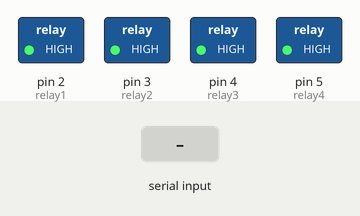
This sketch was run on a simulated Arduino Uno, built with avr-gcc and run on an emulated ATmega328P. Shown: switched loads named in the sketch (green lamp = pin HIGH). The test bench sets the inputs (shaded band). What the sketch prints to the serial monitor is not drawn.

Above: at 1.2 s.
1.3 s: "one_on" received over Serial
At 2.7 s:
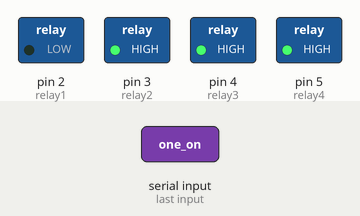
3.8 s: "two_on" received over Serial
At 5.8 s:
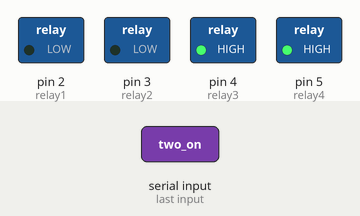
6.3 s: "one_off" received over Serial
At 7.8 s:
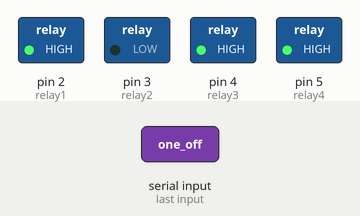
8.8 s: "three_on" received over Serial
At 11.0 s:
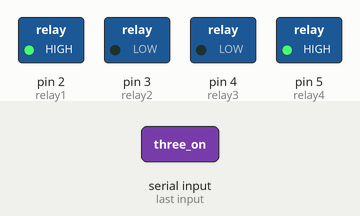
11.3 s: "two_off" received over Serial
At 12.8 s:
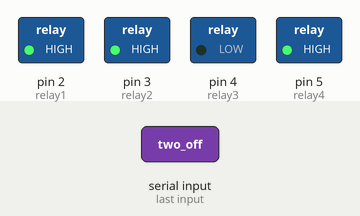
13.8 s: "four_on" received over Serial
At 15.9 s:
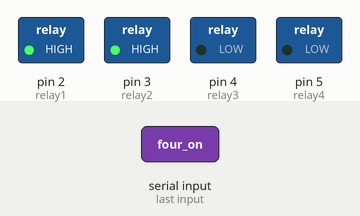
Timing chart, 0 to 17.3 s (numbered marks = the images above; inputs shaded):
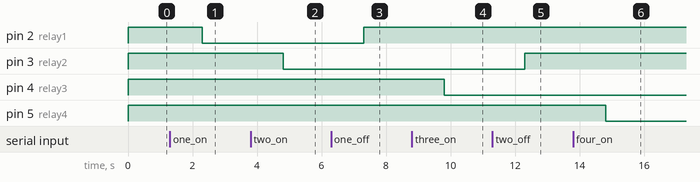

Measured:
- after the input at 1.3 s, pin 2 (relay1): HIGH → LOW after 1.0 s
- after the input at 3.8 s, pin 3 (relay2): HIGH → LOW after 1.0 s
- after the input at 6.3 s, pin 2 (relay1): LOW → HIGH after 1.0 s
- after the input at 8.8 s, pin 4 (relay3): HIGH → LOW after 1.0 s
- after the input at 11.3 s, pin 3 (relay2): LOW → HIGH after 1.0 s
- after the input at 13.8 s, pin 5 (relay4): HIGH → LOW after 1.0 s

The sketch:

Relay.ino
```cpp
int relay1 = 2;
int relay2 = 3;
int relay3 = 4;
int relay4 = 5;

void setup()
{
  Serial.begin(9600);
  pinMode(relay1,OUTPUT);
  pinMode(relay2,OUTPUT);
  pinMode(relay3,OUTPUT);
  pinMode(relay4,OUTPUT);
  digitalWrite(relay1, HIGH);
  digitalWrite(relay2, HIGH);
  digitalWrite(relay3, HIGH);
  digitalWrite(relay4, HIGH);
  Serial.println("Ready");
}

void loop()
{
  if(Serial.available() > 0){
    String status = Serial.readString();
    status.trim();
    if (status == "one_off"){
      digitalWrite(relay1, HIGH);
    }
    else if (status == "one_on"){
      digitalWrite(relay1, LOW);
    }
    else if (status == "two_off"){
      digitalWrite(relay2, HIGH);
    }
    else if (status == "two_on"){
      digitalWrite(relay2, LOW);
    }
    else if (status == "three_off"){
      digitalWrite(relay3, HIGH);
    }
    else if (status == "three_on"){
      digitalWrite(relay3, LOW);
    }
    else if (status == "four_off"){
      digitalWrite(relay4, HIGH);
    }
    else if (status == "four_on"){
      digitalWrite(relay4, LOW);
    }
  }
}
```
